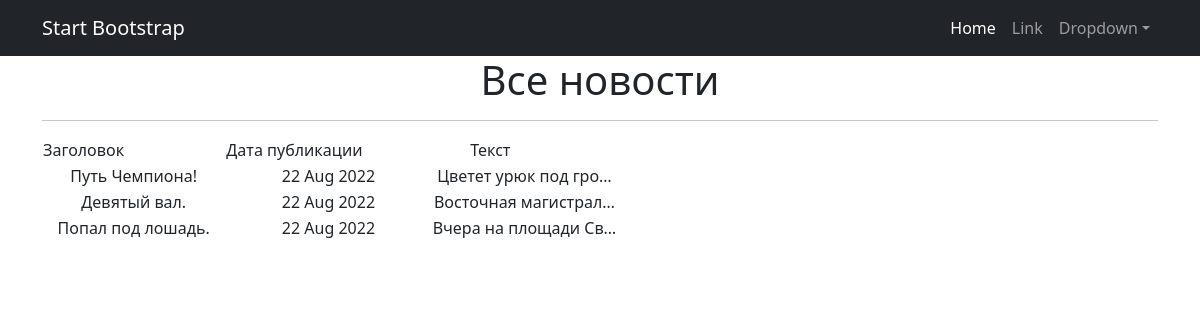
The page /news/ on the database as committed earlier.
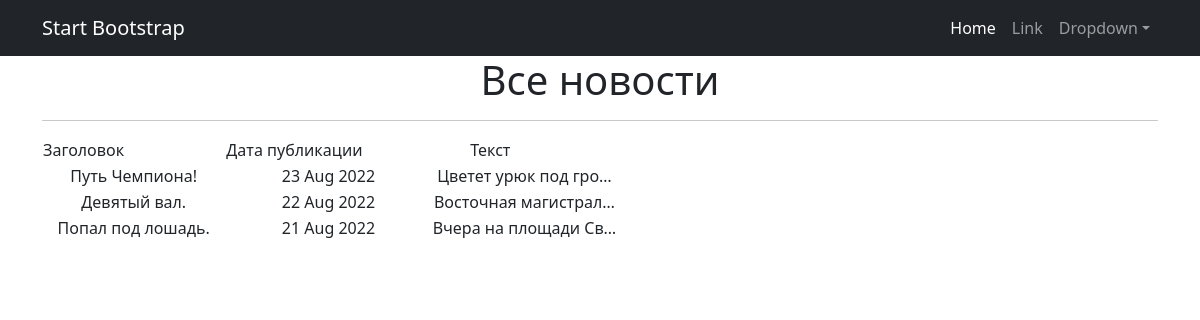
The same page on the database as committed later.
### news/models.py (models this page shows, shortened)
class Post(models.Model):                                                                   # Модель 3
    author = models.ForeignKey(Author, on_delete=models.CASCADE)                            # - связь "один ко многим" с моделью Author
    article_or_new = models.CharField(max_length=3, choices=POSITIONS, default=article)     # ART - статья; NEW - новость
    title = models.CharField(max_length=255)                                                # Заголовок статьи или новости
    text_body = models.TextField(default='No text')                                         # Текст статьи или новости
    date_time_post = models.DateTimeField(auto_now_add=True)                                # Дата и время СОЗДАНИЯ записи
    rating_article_or_new = models.FloatField(default=0.0)                                  # Рейтинг статьи или новости
    category = models.ManyToManyField(Category, through='PostCategory')                     # - связь "многие ко многим" с моделью Category (через модель PostCategory)

### news/views.py (the view)
# urls.py: path('', NewsList.as_view()),
class NewsList(ListView):
    model = Post                            # Указываем модель, объекты которой мы будем выводить
    ordering = '-date_time_post'            # Поле, которое будет использоваться для сортировки объектов - дата
    template_name = 'news.html'             # Указываем имя шаблона, в котором будут все инструкции о том,
    context_object_name = 'news'            # Это имя списка, в котором будут лежать все объекты.

### templates/news.html (shortened to what this page needs)
{% extends 'flatpages/default.html' %}
{% block content %}
    <h1>Все новости</h1>
    <hr>
    {% if news %}
    <table>
        <tr>
            <td>
                   Заголовок &emsp;&emsp;&emsp;&emsp;&emsp;&emsp;
            </td>
            <td>
                   Дата публикации &emsp;&emsp;&emsp;&emsp;
            </td>
            <td>
                   Текст &emsp;&emsp;&emsp;&emsp;
            </td>
        </tr>
        {% for new in news %}
        <tr>
            <td>{{ new.title }}</td>
            <td>{{ new.date_time_post | date:'d M Y'  }}</td>
            <td>{{ new.text_body | truncatechars:20}}</td>
        </tr>
        {% endfor %}
    </table>
    {% else %}
        <h2>Новостей нет!</h2>
    {% endif %}
{% endblock content %}

Rows that differ between the two databases and show on the page:
changed Post "Путь Чемпиона!": date_time_post "22 Aug 2022" → "23 Aug 2022"
changed Post "Попал под лошадь.": date_time_post "22 Aug 2022" → "21 Aug 2022"
